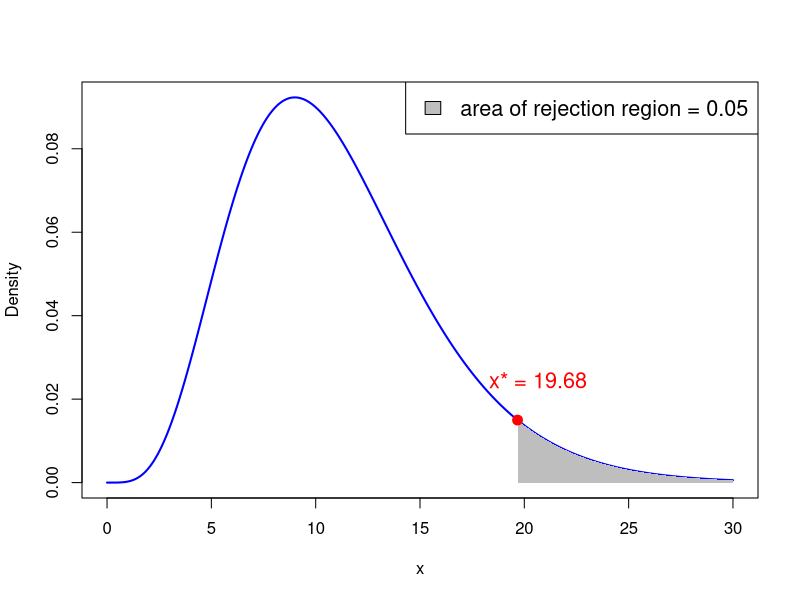
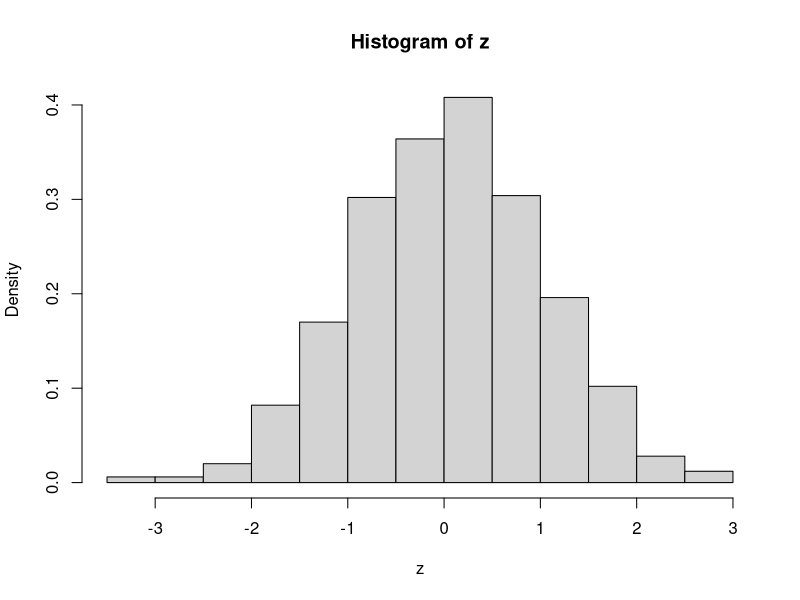
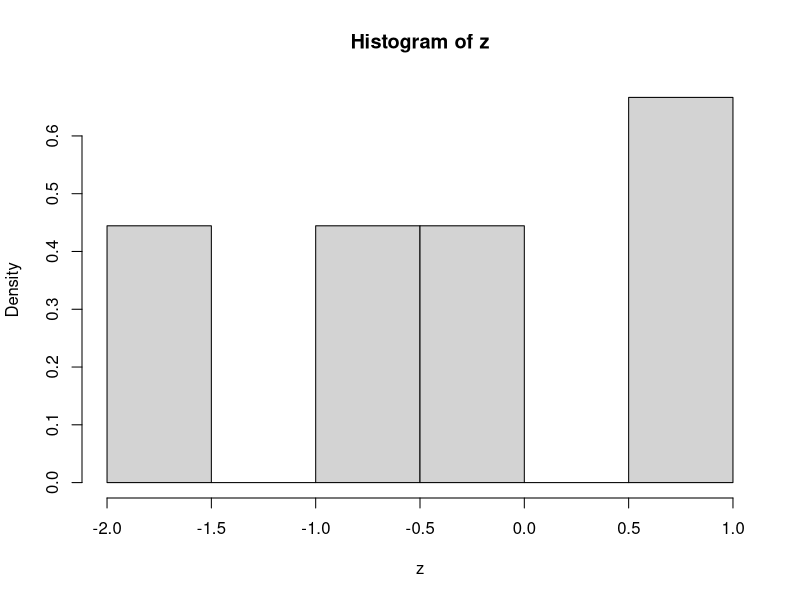
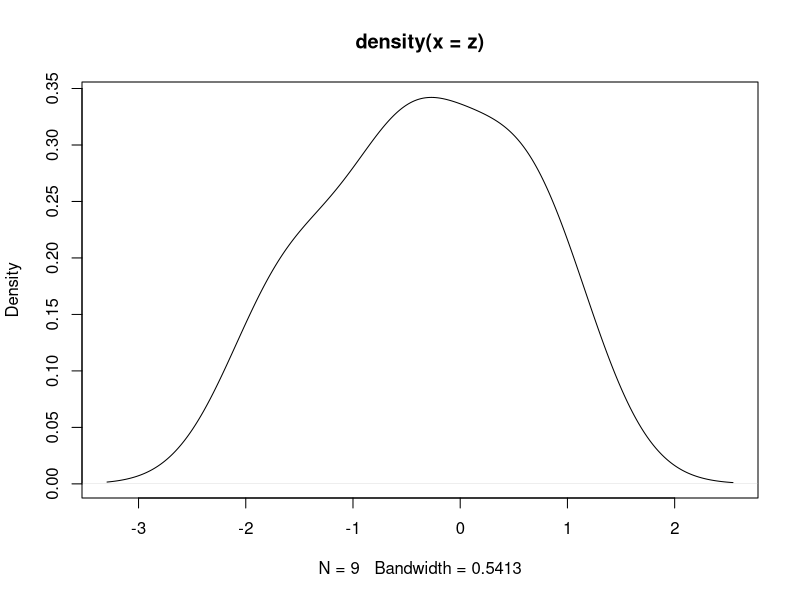
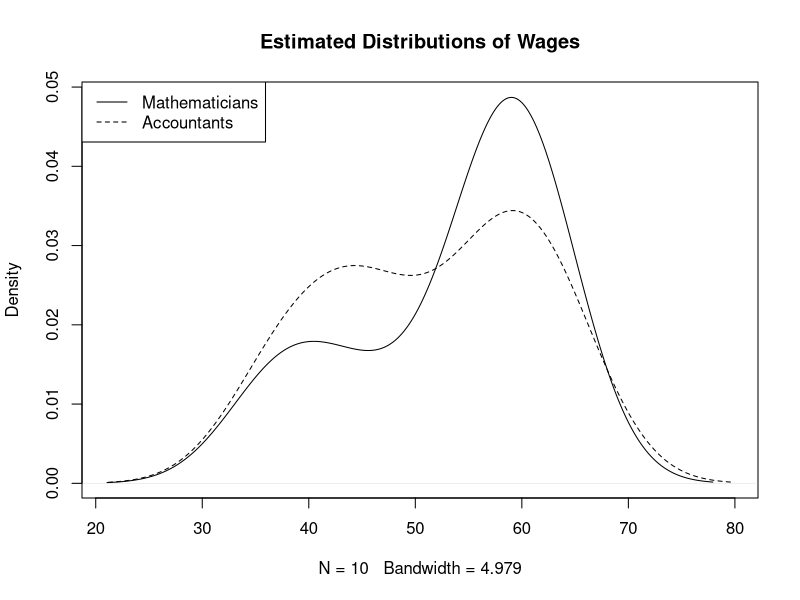
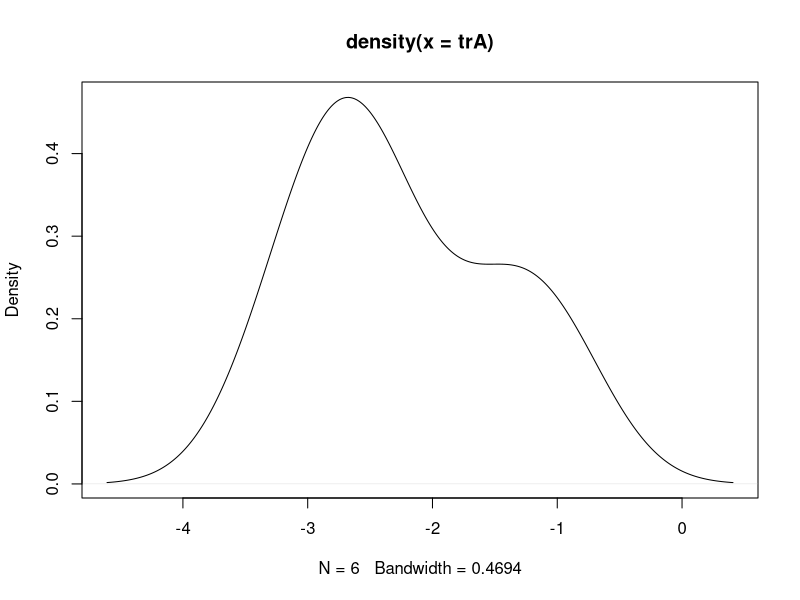
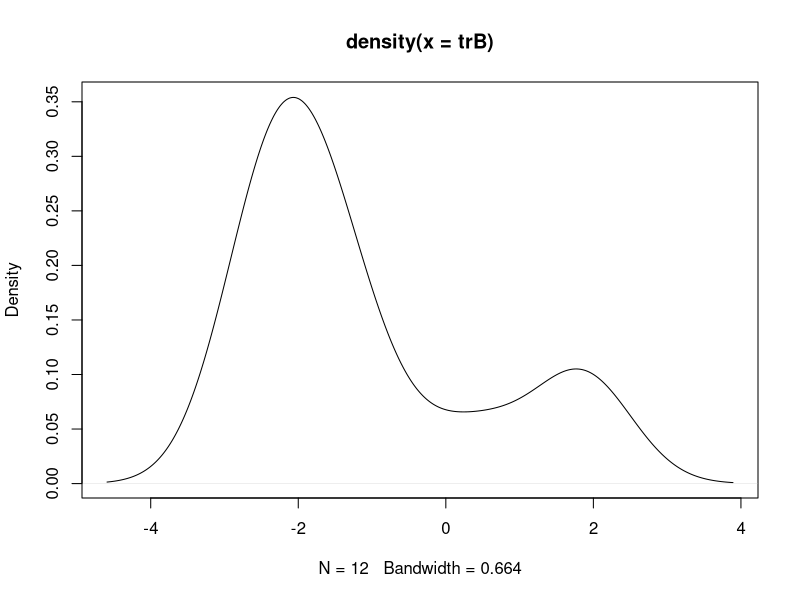

Recreate these plots in R, in order.
## ---- chunk 1
# Degrees of freedom
df <- 11

# Values for x-axis
x <- seq(0, 30, length.out = 1000)  # Adjust the range according to chi-squared distribution

# Calculate PDF of chi-squared distribution
pdf <- dchisq(x, df)

# Plot PDF
plot(x, pdf, type = "l", col = "blue", lwd = 2, xlab = "x", ylab = "Density")


# Shade area where p-value > 0.95
x_fill_right <- x[x >= qchisq(0.95, df)]
y_fill_right <- pdf[x >= qchisq(0.95, df)]
polygon(c(x_fill_right, rev(x_fill_right)), c(y_fill_right, rep(0, length(y_fill_right))), col = "gray", border = NA)

# Add critical value for 0.95 quantile
x_star <- qchisq(0.95, df)
points(x_star, dchisq(x_star, df), col = "red", pch = 19, cex = 1.3)

# Add text above x_star containing its value
text(x_star * 1.05, dchisq(x_star, df) * 1.35, paste("x* =", round(x_star, 2)), pos = 3, col = "red", cex = 1.3)

# Add legend
legend("topright", legend = c("area of rejection region = 0.05"), fill = "gray", cex = 1.3)

## ---- chunk 2
#| echo: true

# Probability woman exceeds 180cm in height
# P(X > 180) = 1 - P(X <= 180)

1 - pnorm(180, mean = 163, sd = 8)
## ---- chunk 3
#| echo: true

# The upper 10th percentile for women height, that is,
# height q such that P(X <= q) = 0.9

qnorm(0.90, mean = 163, sd = 8)
## ---- chunk 4
#| echo: true

# Value of pdf at 163

dnorm(163, mean = 163, sd = 8)
## ---- chunk 5
#| echo: true

# Generate random sample of size 5

rnorm(5, mean = 163, sd = 8)
## ---- chunk 6
#| echo: true

# Find the top 1/(3.5 billion) quantile

p = 1 - 1 / (3.5e9)
qnorm(p, mean = 163, sd = 8)
## ---- chunk 7
#| echo: true
# Compute 0.95 quantile for chi-squared with 11 degrees of freedom

quantile <- qchisq(0.95, df = 11)

cat("The 0.95 quantile for chi-squared with df = 11 is", quantile)
## ---- chunk 8
# Enter Consumer Expectation and Consumer Spending data
CE <- c(66, 53, 62, 61, 78, 72, 65, 64, 61, 50, 55, 51)
CS <- c(72, 55, 69, 65, 82, 77, 72, 78, 77, 75, 77, 77)

# Compute difference
difference <- CE - CS

# Compute sample size
n <- length(difference)

# Enter null hypothesis
sigma_0 <- 1

# Compute sample standard deviation
s <- sd(difference)

# Compute chi-squared statistic
chi_squared <- (n - 1) * s ^ 2 / sigma_0 ^ 2

# Compute p-value
p_value <- 1 - pchisq(chi_squared, df = n - 1)

# Print p-value
cat("The p-value for one-sided variance test is", p_value)
## ---- chunk 9
# Enter Wages data in 2 vectors using function c()

mathematicians <- c(36, 40, 46, 54, 57, 58, 59, 60, 62, 63)
accountants <- c(37, 37, 42, 44, 46, 48, 54, 56, 59, 60, 60, 64, 64)


# Perform two-sample t-test with null hypothesis mu_X = mu_Y
# Specify that populations have same variance
# Store result of t.test in answer

answer <- t.test(mathematicians, accountants, var.equal = TRUE)


# Print answer
print(answer)
## ---- chunk 10
# Enter Wages data in 2 vectors using function c()

mathematicians <- c(36, 40, 46, 54, 57, 58, 59, 60, 62, 63)
accountants <- c(37, 37, 42, 44, 46, 48, 54, 56, 59, 60, 60, 64, 64)


# Perform two-sample t-test with null hypothesis mu_X = mu_Y
# Specify that populations have same variance
# Store result of t.test in answer

answer <- t.test(mathematicians, accountants, var.equal = TRUE)


# Print answer
print(answer)
## ---- chunk 11
# Enter Wages data in 2 vectors using function c()

mathematicians <- c(36, 40, 46, 54, 57, 58, 59, 60, 62, 63)
accountants <- c(37, 37, 42, 44, 46, 48, 54, 56, 59, 60, 60, 64, 64)


# Perform two-sample t-test with null hypothesis mu_X = mu_Y
# Specify that populations have same variance
# Store result of t.test in answer

answer <- t.test(mathematicians, accountants, var.equal = TRUE)


# Print answer
print(answer)
## ---- chunk 12
# Enter Wages data in 2 vectors using function c()

mathematicians <- c(36, 40, 46, 54, 57, 58, 59, 60, 62, 63)
accountants <- c(37, 37, 42, 44, 46, 48, 54, 56, 59, 60, 60, 64, 64)


# Perform two-sample t-test with null hypothesis mu_X = mu_Y
# Specify that populations have same variance
# Store result of t.test in answer

answer <- t.test(mathematicians, accountants, var.equal = TRUE)


# Print answer
print(answer)
## ---- chunk 13
# Enter Wages data in 2 vectors using function c()

mathematicians <- c(36, 40, 46, 54, 57, 58, 59, 60, 62, 63)
accountants <- c(37, 37, 42, 44, 46, 48, 54, 56, 59, 60, 60, 64, 64)


# Perform two-sample t-test with null hypothesis mu_X = mu_Y
# Specify that populations have same variance
# Store result of t.test in answer

answer <- t.test(mathematicians, accountants, var.equal = TRUE)


# Print answer
print(answer)
## ---- chunk 14
# Enter Wages data in 2 vectors using function c()

mathematicians <- c(36, 40, 46, 54, 57, 58, 59, 60, 62, 63)
accountants <- c(37, 37, 42, 44, 46, 48, 54, 56, 59, 60, 60, 64, 64)


# Perform two-sample t-test with null hypothesis mu_X = mu_Y
# Specify that populations have same variance
# Store result of t.test in answer

answer <- t.test(mathematicians, accountants, var.equal = TRUE)


# Print answer
print(answer)
## ---- chunk 15
#| echo: true
z <- rnorm(1000)                # Sample 1000 times from N(0,1) 
hist(z, probability = TRUE)     # Plot histogram, with area scaled to 1
## ---- chunk 16
#| echo: true
z <- c(-0.78, -1.67, -0.38,  0.92, -0.58,  
       0.61, -1.62, -0.06, 0.52)           # Random from N(0,1)
hist(z, probability = TRUE)                # Histogram not normal
## ---- chunk 17
#| echo: true
z <- c(-0.78, -1.67, -0.38,  0.92, -0.58,  
       0.61, -1.62, -0.06, 0.52)           # Random from N(0,1)
dz <- density(z)                           # Estimate the density of z
plot(dz)                                   # Plot the estimated density
## ---- chunk 18
# Enter the Wages data
mathematicians <- c(36, 40, 46, 54, 57, 58, 59, 60, 62, 63)
accountants <- c(37, 37, 42, 44, 46, 48, 54, 56, 59, 60, 60, 64, 64)

# Compute the estimated distributions
d.math <- density(mathematicians)
d.acc <- density(accountants)

# Plot the estimated distributions

plot(d.math,                                    # Plot d.math
     xlim = range(c(d.math$x, d.acc$x)),        # Set x-axis range
     ylim = range(c(d.math$y, d.acc$y)),        # Set y-axis range
     main = "Estimated Distributions of Wages") # Add title to plot
lines(d.acc,                                    # Layer plot of d.acc
      lty = 2)                                  # Use different line style
         
legend("topleft",                               # Add legend at top-left
       legend = c("Mathematicians",             # Labels for legend
                  "Accountants"), 
       lty = c(1, 2))                           # Assign curves to legend          
## ---- chunk 19
# Enter Wages data in 2 vectors using function c()

mathematicians <- c(36, 40, 46, 54, 57, 58, 59, 60, 62, 63)
accountants <- c(37, 37, 42, 44, 46, 48, 54, 56, 59, 60, 60, 64, 64)


# Perform Welch two-sample t-test with null hypothesis mu_X = mu_Y
# Store result of t.test in answer

answer <- t.test(mathematicians, accountants)


# Print answer
print(answer)
## ---- chunk 20
# Enter Wages data in 2 vectors using function c()

mathematicians <- c(36, 40, 46, 54, 57, 58, 59, 60, 62, 63)
accountants <- c(37, 37, 42, 44, 46, 48, 54, 56, 59, 60, 60, 64, 64)


# Perform Welch two-sample t-test with null hypothesis mu_X = mu_Y
# Store result of t.test in answer

answer <- t.test(mathematicians, accountants)


# Print answer
print(answer)
## ---- chunk 21
# Enter Wages data in 2 vectors using function c()

mathematicians <- c(36, 40, 46, 54, 57, 58, 59, 60, 62, 63)
accountants <- c(37, 37, 42, 44, 46, 48, 54, 56, 59, 60, 60, 64, 64)


# Perform Welch two-sample t-test with null hypothesis mu_X = mu_Y
# Store result of t.test in answer

answer <- t.test(mathematicians, accountants)


# Print answer
print(answer)
## ---- chunk 22
#| echo: true
# Enter changes in Blood pressure data

trA <- c(-1.5, -2.7, -2.7, -1, -2.3, -3.2)
trB <- c(-1, -2.1, -2.5, -1.7, -2.6, 0.4, 
          -2.2, -1.5, 1.8, -1.8, -2.5, 1.9)

cat("Mean of Treatment A:", mean(trA), "Mean of Treatment B:", mean(trB))
## ---- chunk 23
# Enter changes in Blood pressure data
trA <- c(-1.5, -2.7, -2.7, -1, -2.3, -3.2)

# Plot the estimated distribution
plot(density(trA))    
## ---- chunk 24
# Enter changes in Blood pressure data
trB <- c(-1, -2.1, -2.5, -1.7, -2.6, 0.4, 
          -2.2, -1.5, 1.8, -1.8, -2.5, 1.9)

# Plot the estimated distribution
plot(density(trB))
       
## ---- chunk 25
# Enter changes in Blood pressure data
trA <- c(-1.5, -2.7, -2.7, -1, -2.3, -3.2)
trB <- c(-1, -2.1, -2.5, -1.7, -2.6, 0.4, 
          -2.2, -1.5, 1.8, -1.8, -2.5, 1.9)

# Perform Welch t-test and retrieve p-value

ans <- t.test(trA, trB, alternative = "less", var.equal = F) 
ans$p.value
## ---- chunk 26
# Enter changes in Blood pressure data
trA <- c(-1.5, -2.7, -2.7, -1, -2.3, -3.2)
trB <- c(-1, -2.1, -2.5, -1.7, -2.6, 0.4, 
          -2.2, -1.5, 1.8, -1.8, -2.5, 1.9)

# Perform two-sample t-test and retrieve p-value

ans <- t.test(trA, trB, alternative = "less", var.equal = T) 
ans$p.value
## ---- chunk 27
# Set seed for random generation
# This way you always get the same random numbers when
# you run this code
set.seed(21) 

repeat {
  # Generate random samples
  x <- rnorm(6, mean = -2, sd = 1)
  y <- rnorm(12, mean = -1.5, sd = 3)

  # Round x and y to 1 decimal point
  x <- round(x, 1)
  y <- round(y, 1)
  
  # Perform one-sided t-tests for alternative hypothesis mu_x < mu_y 
  ans_welch <- t.test(x, y, alternative = "less", var.equal = F)
  ans_t_test <- t.test(x, y, alternative = "less", var.equal = T)
   
  # Check that Welch test succeeds and two-sample test fails
  if (ans_welch$p.value < 0.05 && ans_t_test$p.value > 0.05) {
    cat("Data successfully generated!!!\n")
    cat("Welch t-test p-value:", ans_welch$p.value, "\n")
    cat("Two-sample t-test p-value:", ans_t_test$p.value, "\n")
    cat("Fake Data Treatm. A:", x, "\n")
    cat("Fake Data Treatm. B:", y, "\n")
    break
    }
}
